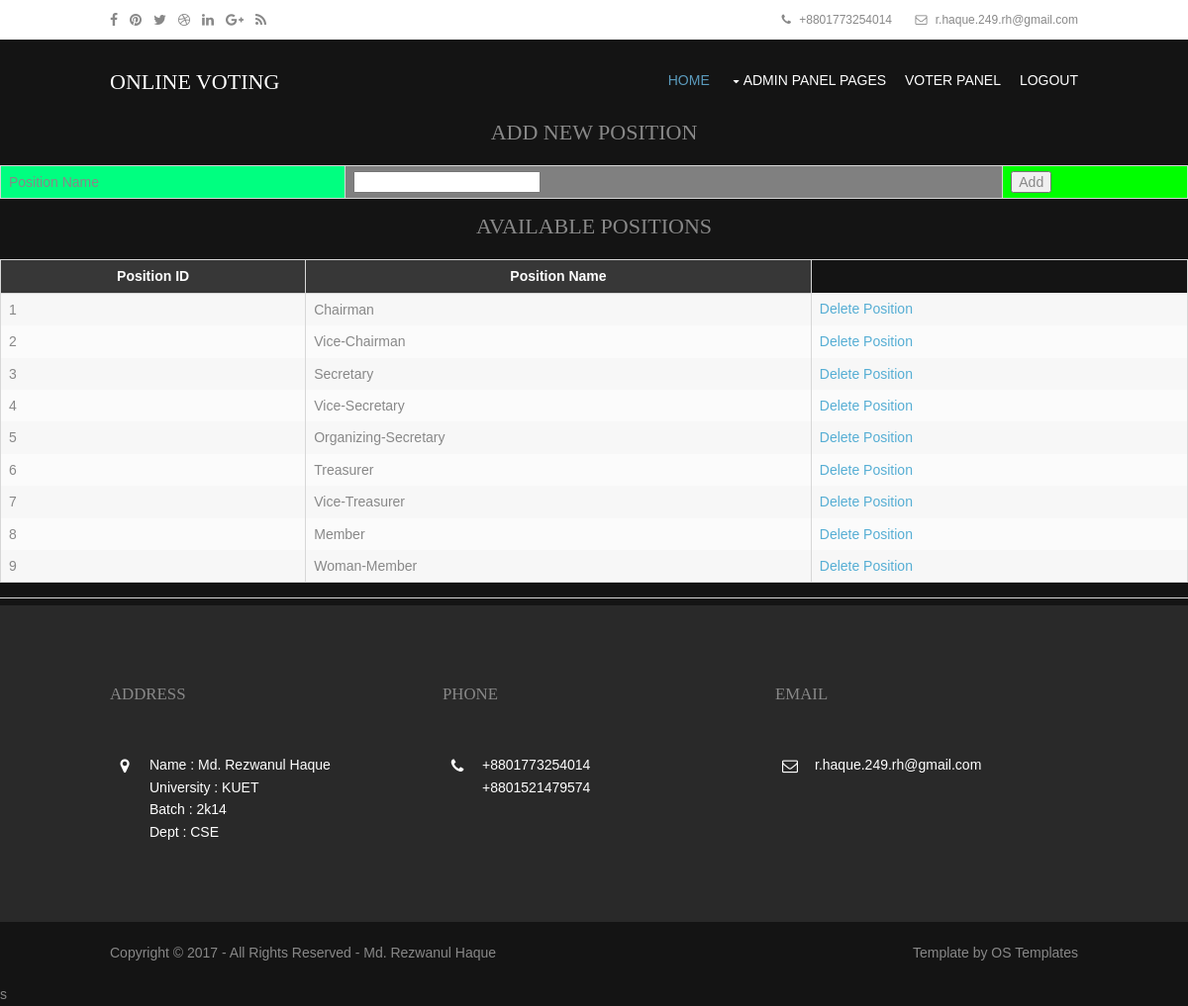
Page /admin/positions.php (signed in) on the committed database.
### tables this page shows
CREATE TABLE IF NOT EXISTS `tbpositions` (
  `position_id` int(5) NOT NULL AUTO_INCREMENT,
  `position_name` varchar(45) NOT NULL,
  PRIMARY KEY (`position_id`)
);

### admin/positions.php (the view, shortened to what this page needs)
<?php
	$result=mysql_query("SELECT * FROM tbPositions")
	or die("There are no records to display ... \n" . mysql_error());
	?>
<!DOCTYPE html>
<html>
<head>
<link href="layout/styles/layout.css" rel="stylesheet" type="text/css" media="all">
</head>
<body id="top">
<div class="wrapper row0">
  <div id="topbar" class="hoc clear">
    <div class="fl_left">
      <ul class="faico clear">
        <li><a class="faicon-facebook" href="https://www.facebook.com/"><i class="fa fa-facebook"></i></a></li>
        <li><a class="faicon-pinterest" href="https://uk.pinterest.com/"><i class="fa fa-pinterest"></i></a></li>
        <li><a class="faicon-twitter" href="https://twitter.com/"><i class="fa fa-twitter"></i></a></li>
        <li><a class="faicon-dribble" href="https://dribbble.com/"><i class="fa fa-dribbble"></i></a></li>
        <li><a class="faicon-linkedin" href="https://www.linkedin.com/"><i class="fa fa-linkedin"></i></a></li>
        <li><a class="faicon-google-plus" href="https://plus.google.com/"><i class="fa fa-google-plus"></i></a></li>
        <li><a class="faicon-rss" href="https://www.rss.com/"><i class="fa fa-rss"></i></a></li>
      </ul>
    </div>
    <div class="fl_right">
      <ul class="nospace inline pushright">
        <li><i class="fa fa-phone"></i> +8801773254014</li>
        <li><i class="fa fa-envelope-o"></i> r.haque.249.rh@gmail.com </li>
      </ul>
    </div>
  </div>
</div>
<div class="wrapper row1">
  <header id="header" class="hoc clear">
    <div id="logo" class="fl_left">
      <h1><a href="index.php">ONLINE VOTING</a></h1>
    </div>
    <nav id="mainav" class="fl_right">
      <ul class="clear">
        <li class="active"><a href="positions.php">Home</a></li>
        <li><a class="drop" href="#">Admin Panel Pages</a>
        </li>
        <li><a href="http://localhost/online_voting/index.php">Voter Panel</a></li>
        <li><a href="logout.php">Logout</a></li>
      </ul>
    </nav>
  </header>
</div>
<div >
	<table width="380" align="center">
	<CAPTION><h3>ADD NEW POSITION</h3></CAPTION>
	<form name="fmPositions" id="fmPositions" action="positions.php" method="post" onsubmit="return positionValidate(this)">
	<tr>
	    <td bgcolor="#00ff80">Position Name</td>
	    <td bgcolor="#808080"><input type="text" name="position" /></td>
	    <td bgcolor="#00FF00"><input type="submit" name="Submit" value="Add" /></td>
	</tr>
	</table>
	<table border="0" width="420" align="center">
		<CAPTION><h3>AVAILABLE POSITIONS</h3></CAPTION>
		<tr>
		<th>Position ID</th>
		<th>Position Name</th>
		</tr>
		<?php
			while ($row=mysql_fetch_array($result)){
			echo "<tr>";
			echo "<td>" . $row['position_id']."</td>";
			echo "<td>" . $row['position_name']."</td>";
			echo '<td><a href="positions.php?id=' . $row['position_id'] . '">Delete Position</a></td>';
			echo "</tr>";
			}
		?>
	</table>
	<hr>
</div>
<div class="wrapper row4">
  <footer id="footer" class="hoc clear">
    <div class="one_third first">
      <h6 class="title">Address</h6>
      <ul class="nospace linklist contact">
        <li><i class="fa fa-map-marker"></i>
          <address>
          <p>
          Name        : Md. Rezwanul Haque <br>
          University  : KUET <br>
          Batch       : 2k14 <br>
          Dept        : CSE <br>
          </p>
          </address>
        </li>
      </ul>
    </div>
    <div class="one_third">
      <h6 class="title">Phone</h6>
      <ul class="nospace linklist contact">
        <li><i class="fa fa-phone"></i> +8801773254014<br>
          +8801521479574</li>
      </ul>
    </div>
    <div class="one_third">
      <h6 class="title">Email</h6>
      <ul class="nospace linklist contact">
        <li><i class="fa fa-envelope-o"></i> r.haque.249.rh@gmail.com </li>
      </ul>
    </div>
  </footer>
</div>
<div class="wrapper row5">
  <div id="copyright" class="hoc clear">
    <p class="fl_left">Copyright &copy; 2017 - All Rights Reserved - <a href="#">Md. Rezwanul Haque</a></p>
    <p class="fl_right">Template by <a target="_blank" href="http://www.os-templates.com/" title="Free Website Templates">OS Templates</a></p>
  </div>
</div>
s
</body>
</html>

### admin/layout/styles/layout.css (style rules this page uses)
#topbar { padding:5px 0; font-size:12px; }
#topbar .fl_right { margin-top:4px; }
#topbar .fl_right .inline > li i { margin:0 5px 0 0; line-height:normal; }
#header { padding:30px 0 0 0; }
#header #logo { margin-top:; }
#header #logo h1 { margin:0; padding:0; font-size:22px; text-transform:uppercase; }
#footer { padding:80px 0; }
#footer .title { margin:0 0 50px 0; padding:0; font-size:1.2rem; text-transform:uppercase; }
#footer .linklist li { display:block; margin-bottom:15px; padding:0 0 15px 0; border-bottom:1px solid; }
#footer .linklist li:last-child { margin:0; padding:0; border:none; }
#footer .linklist li::before, #footer .linklist li::after { display:table; content:""; }
#footer .linklist li, #footer .linklist li::after { clear:both; }
#footer .contact.linklist li, #footer .contact.linklist li:last-child { position:relative; padding-left:40px; }
#footer .contact li * { margin:0; padding:0; line-height:1.6; }
#footer .contact li i { display:block; position:absolute; top:0; left:0; width:30px; font-size:16px; text-align:center; }
#copyright { padding:20px 0; }
#copyright * { margin:0; padding:0; }
*, *::before, *::after { transition:all .3s ease-in-out; }
nav ul, nav ol { margin:0; padding:0; list-style:none; }
#mainav, #breadcrumb, .sidebar nav { line-height:normal; }
#mainav .drop::after, #mainav li li .drop::after, #breadcrumb li a::after, .sidebar nav a::after { position:absolute; font-family:"FontAwesome"; font-size:10px; line-height:10px; }
#mainav ul.clear { margin-top:3px; }
#mainav ul { text-transform:uppercase; }
#mainav li { display:inline-block; position:relative; margin:0 15px 0 0; padding:0; }
#mainav li:last-child { margin-right:0; }
#mainav li a { display:block; padding:0 0 32px 0; }
#mainav .drop { padding-left:15px; }
#mainav .drop::after, #mainav li li .drop::after { content:"\f0d7"; }
#mainav .drop::after { top:5px; left:5px; }
table, th, td { border:1px solid; border-collapse:collapse; vertical-align:top; }
table, th { table-layout:auto; }
table { width:100%; margin-bottom:15px; }
th, td { padding:5px 8px; }
td { border-width:0 1px; }
.faico { margin:0; padding:0; list-style:none; }
.faico li { display:inline-block; float:left; margin:0 12px 0 0; padding:0; line-height:normal; }
.faico li:last-child { margin-right:0; }
.faico a { display:block; height:30px; line-height:30px; font-size:14px; text-align:center; }
.faico a { color:inherit; background-color:transparent; }
body { color:#888888; background-color:#141414; }
a { color:#56AED4; }
hr, .borderedbox { border-color:#D7D7D7; }
.row0 { color:#888888; background-color:#FFFFFF; }
.row1 { color:#FFFFFF; background-color:#141414; }
.row4 { color:#FFFFFF; background-color:#292929; }
.row5, .row5 a { color:#888888; background-color:#141414; }
#header #logo * { color:inherit; }
#footer .title { color:#888888; }
#footer .linklist li { border-color:#141414; }
#mainav li a { color:inherit; }
#mainav .active a, #mainav a:hover, #mainav li:hover > a { color:#5B9BBD; background-color:inherit; }
table, th, td, #comments .avatar, #comments input, #comments textarea { border-color:#D7D7D7; }
th { color:#FFFFFF; background-color:#373737; }
tr, #comments li, #comments input[type="submit"], #comments input[type="reset"] { color:inherit; background-color:#FBFBFB; }
tr:nth-child(even), #comments li:nth-child(even) { color:inherit; background-color:#F7F7F7; }
table a, #comments a { background-color:inherit; }
@media screen and (min-width:978px) { .hoc { max-width:978px; } }

### rows in the picture
tbpositions: position_id "1", position_name "Chairman"
tbpositions: position_id "2", position_name "Vice-Chairman"
tbpositions: position_id "3", position_name "Secretary"
tbpositions: position_id "4", position_name "Vice-Secretary"
tbpositions: position_id "5", position_name "Organizing-Secretary"
tbpositions: position_id "6", position_name "Treasurer"
tbpositions: position_id "7", position_name "Vice-Treasurer"
tbpositions: position_id "8", position_name "Member"
tbpositions: position_id "9", position_name "Woman-Member"
